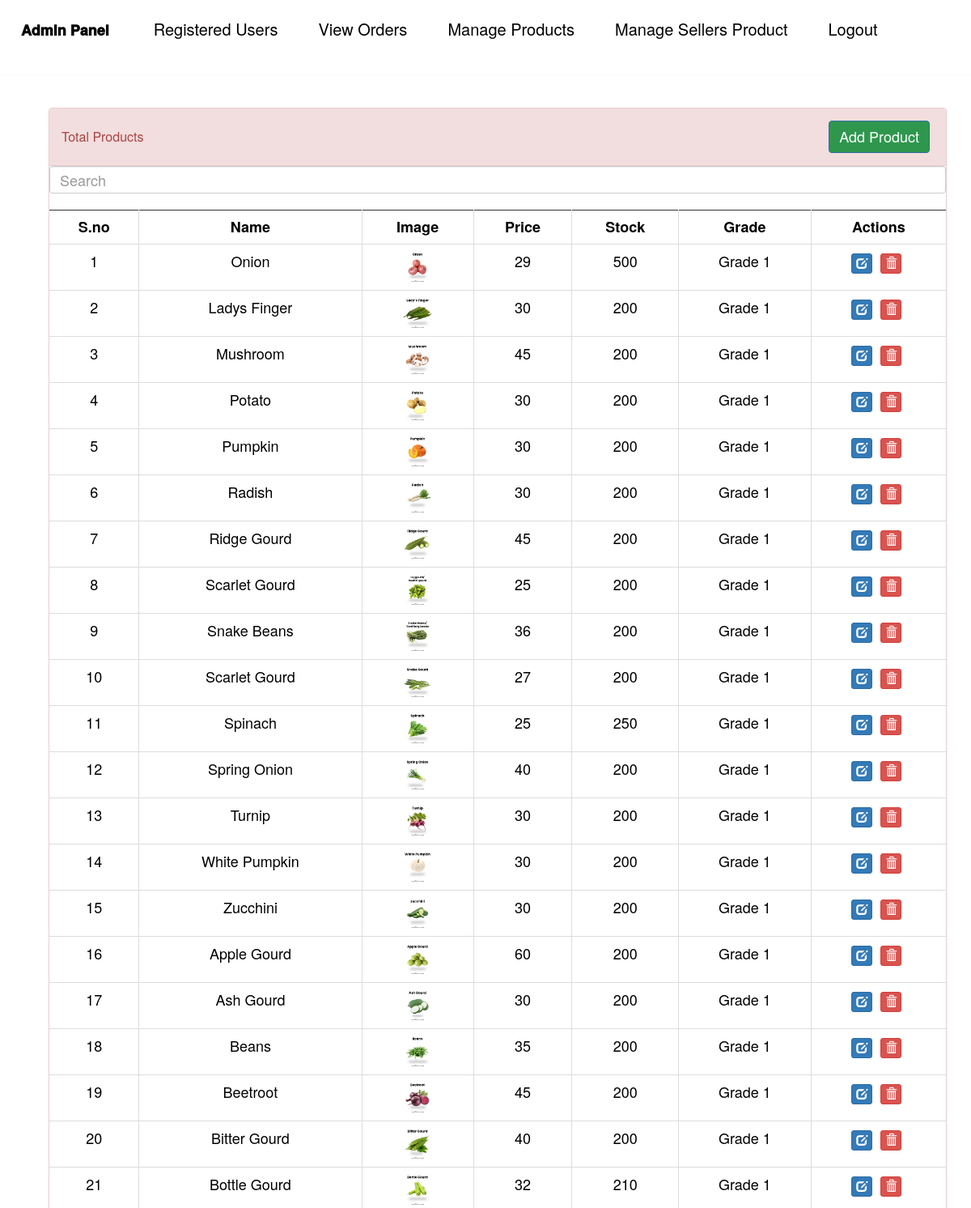
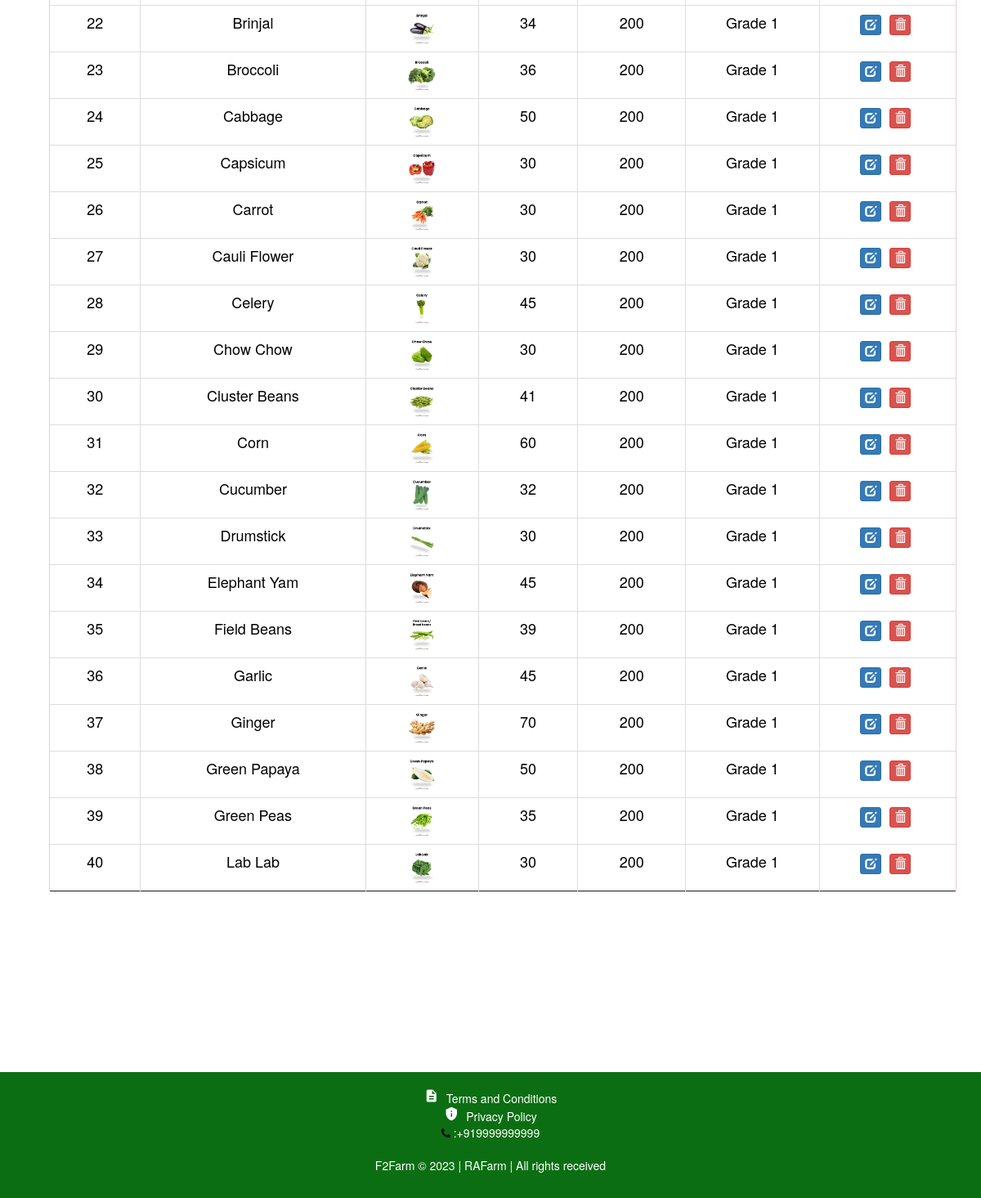
The page /admin-products (signed in) on the database its author committed (2 pictures, top to bottom).
### F2FarmApp/models.py (models this page shows, shortened)
class Product(models.Model):
    name=models.CharField(max_length=40)
    product_image= models.ImageField(upload_to='product_image/',null=True,blank=True)
    price = models.PositiveIntegerField()
    quantity = models.PositiveIntegerField(default=20)
    description=models.CharField(max_length=40)

### F2FarmApp/views.py (the view)
# urls.py: path('admin-products', views.admin_products_view,name='admin-products'),
@login_required(login_url='adminlogin')
def admin_products_view(request):
    products=models.Product.objects.all()
    return render(request,'ecom/admin_products.html',{'products':products})

### F2FarmApp/templates/ecom/admin_products.html (shortened to what this page needs)
{% extends 'ecom/admin_base.html' %}
{% load static %}
{% block content %}
<head>
  <link href="//netdna.bootstrapcdn.com/bootstrap/3.0.0/css/bootstrap.min.css" rel="stylesheet" id="bootstrap-css">
</head>
<div class="container">
  <div class="panel panel-danger">
    <div class="panel-heading">
      <h6 class="panel-title">Total Products</h6>
      <a href="/admin-add-product" class="btn btn-primary" id="addProductButton">Add Product</a>
    </div>
    <input type="text" id="searchInput" class="form-control" placeholder="Search">
    <table class="table table-hover table-bordered" id="dev-table">
      <thead>
        <tr>
          <th>S.no</th>
          <th>Name</th>
          <th>Image</th>
          <th>Price</th>
          <th>Stock</th>
          <th>Grade</th>
          <th>Actions</th>
        </tr>
      </thead>
      {% for p in products %}
      {% if p %}
      <tr>
        <td>{{ p.id }}</td>
        <td>{{ p.name }}</td>
        <td><img src="{% static p.product_image.url %}" alt="Product Image" height="40px" width="40px" /></td>
        <td>{{ p.price }}</td>
        <td>{{ p.quantity }}</td>
        <td>{{ p.description }}</td>
        <td>
          <a class="btn btn-primary btn-xs" href="{% url 'update-product' p.id %}">
            <span class="glyphicon glyphicon-edit"></span>
          </a>
          <a class="btn btn-danger btn-xs" href="{% url 'delete-product' p.id %}">
            <span class="glyphicon glyphicon-trash"></span>
          </a>
        </td>
      </tr>
      {% else %}
      <tr>
        <td colspan="5">
          <h3 class="text-center">No Products!</h3>
        </td>
      </tr>
      {% endif %}
      {% endfor %}
    </table>
  </div>
</div>
<a href="/admin-add-product" class="float">
</a>
{% endblock content %}

### F2FarmApp/templates/ecom/admin_base.html (style rules this page uses)
body { background-color: #FFFFFF; margin: 0; padding: 0; box-sizing: border-box; }
body { margin: 0; padding: 0; }

### F2FarmApp/templates/ecom/admin_products.html (style rules this page uses)
a:link { text-decoration: none; }
h6 { text-align: center; }
.container { margin-top: 20px; }
.panel-heading { background-color: #DC3545; color: white; font-size: 24px; padding: 15px; display: flex; justify-content: space-between; align-items: center; }
.panel-heading h6 { margin: 0; }
#searchInput { font-size: 18px; margin-bottom: 20px; }
#addProductButton { background-color: #2e974d; color: white; font-size: 18px; margin-left: 10px; }
.table { margin-top: 20px; }
th, td { text-align: center; font-size: 18px; padding: 15px; }
.btn-primary, .btn-danger { margin-right: 5px; font-size: 14px; }
.float { position: fixed; width: 60px; height: 60px; bottom: 40px; right: 40px; background-color: #3eb54d; color: #FFF; border-radius: 50%; text-align: center; box-shadow: 3px 3px 3px #505050; display: flex; justify-content: center; align-items: center; font-size: 24px; transition: all 0.3s ease-in-out; }

### rows shown on the page
Product: id "1", name "Onion", product_image (picture), price "29", quantity "500", description "Grade 1"
Product: id "2", name "Ladys Finger", product_image (picture), price "30", quantity "200", description "Grade 1"
Product: id "3", name "Mushroom", product_image (picture), price "45", quantity "200", description "Grade 1"
Product: id "4", name "Potato", product_image (picture), price "30", quantity "200", description "Grade 1"
Product: id "5", name "Pumpkin", product_image (picture), price "30", quantity "200", description "Grade 1"
Product: id "6", name "Radish", product_image (picture), price "30", quantity "200", description "Grade 1"
Product: id "7", name "Ridge Gourd", product_image (picture), price "45", quantity "200", description "Grade 1"
Product: id "8", name "Scarlet Gourd", product_image (picture), price "25", quantity "200", description "Grade 1"
Product: id "9", name "Snake Beans", product_image (picture), price "36", quantity "200", description "Grade 1"
Product: id "10", name "Scarlet Gourd", product_image (picture), price "27", quantity "200", description "Grade 1"
Product: id "11", name "Spinach", product_image (picture), price "25", quantity "250", description "Grade 1"
Product: id "12", name "Spring Onion", product_image (picture), price "40", quantity "200", description "Grade 1"
Product: id "13", name "Turnip", product_image (picture), price "30", quantity "200", description "Grade 1"
Product: id "14", name "White Pumpkin", product_image (picture), price "30", quantity "200", description "Grade 1"
Product: id "15", name "Zucchini", product_image (picture), price "30", quantity "200", description "Grade 1"
Product: id "16", name "Apple Gourd", product_image (picture), price "60", quantity "200", description "Grade 1"
Product: id "17", name "Ash Gourd", product_image (picture), price "30", quantity "200", description "Grade 1"
Product: id "18", name "Beans", product_image (picture), price "35", quantity "200", description "Grade 1"
Product: id "19", name "Beetroot", product_image (picture), price "45", quantity "200", description "Grade 1"
Product: id "20", name "Bitter Gourd", product_image (picture), price "40", quantity "200", description "Grade 1"
Product: id "21", name "Bottle Gourd", product_image (picture), price "32", quantity "210", description "Grade 1"
Product: id "22", name "Brinjal", product_image (picture), price "34", quantity "200", description "Grade 1"
Product: id "23", name "Broccoli", product_image (picture), price "36", quantity "200", description "Grade 1"
Product: id "24", name "Cabbage", product_image (picture), price "50", quantity "200", description "Grade 1"
Product: id "25", name "Capsicum", product_image (picture), price "30", quantity "200", description "Grade 1"
Product: id "26", name "Carrot", product_image (picture), price "30", quantity "200", description "Grade 1"
Product: id "27", name "Cauli Flower", product_image (picture), price "30", quantity "200", description "Grade 1"
Product: id "28", name "Celery", product_image (picture), price "45", quantity "200", description "Grade 1"
Product: id "29", name "Chow Chow", product_image (picture), price "30", quantity "200", description "Grade 1"
Product: id "30", name "Cluster Beans", product_image (picture), price "41", quantity "200", description "Grade 1"
Product: id "31", name "Corn", product_image (picture), price "60", quantity "200", description "Grade 1"
Product: id "32", name "Cucumber", product_image (picture), price "32", quantity "200", description "Grade 1"
Product: id "33", name "Drumstick", product_image (picture), price "30", quantity "200", description "Grade 1"
Product: id "34", name "Elephant Yam", product_image (picture), price "45", quantity "200", description "Grade 1"
Product: id "35", name "Field Beans", product_image (picture), price "39", quantity "200", description "Grade 1"
Product: id "36", name "Garlic", product_image (picture), price "45", quantity "200", description "Grade 1"
Product: id "37", name "Ginger", product_image (picture), price "70", quantity "200", description "Grade 1"
Product: id "38", name "Green Papaya", product_image (picture), price "50", quantity "200", description "Grade 1"
Product: id "39", name "Green Peas", product_image (picture), price "35", quantity "200", description "Grade 1"
Product: id "40", name "Lab Lab", product_image (picture), price "30", quantity "200", description "Grade 1"
